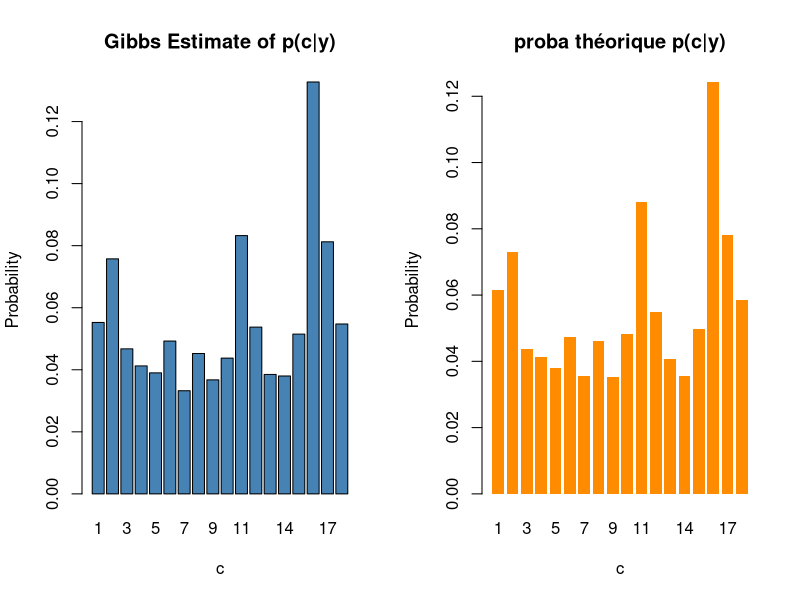
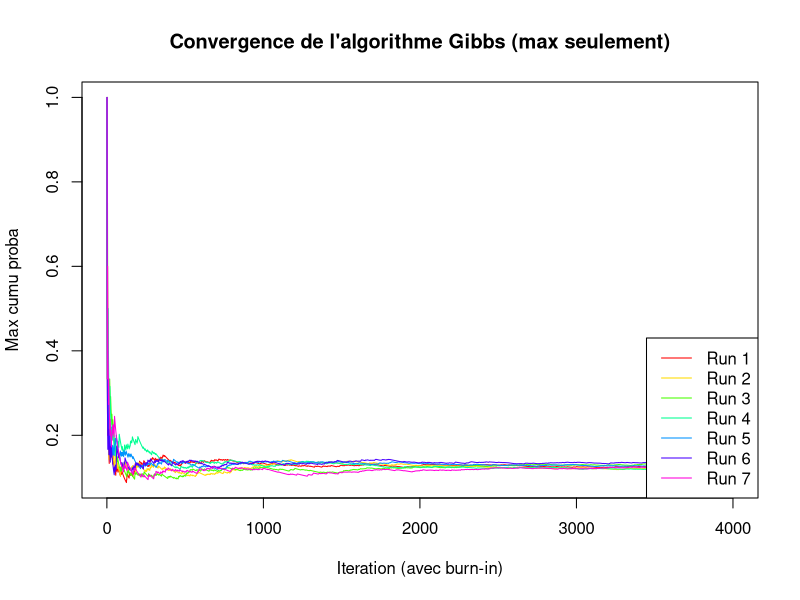
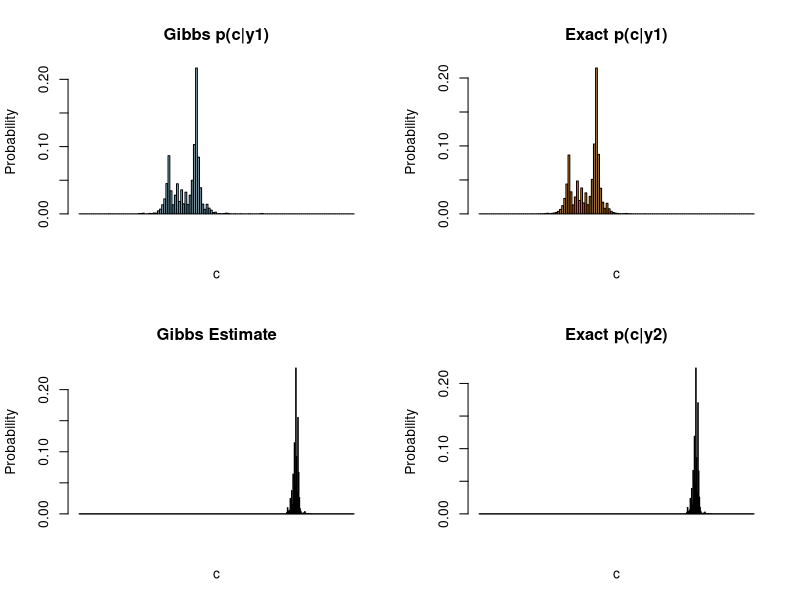

Reproduce these figures in R, in order.
## ---- chunk 1
knitr::opts_chunk$set(echo = TRUE)
## ---- chunk 2
# --------------------------------------------------------
# Algorithme de Gibbs.
# --------------------------------------------------------
GibbsAlgo <- function(y, n_iter, c_current){
  # initialisation
  n <- length(y)
  c_samples <- numeric(n_iter)
  
  # Gibbs algo
  for (i in 1:n_iter) {
    # Sample theta|c, y
    s_1 <- sum(y[1:(c_current - 1)])
    s_2 <- sum(y[c_current:n])
    n_1 <- c_current - 1
    n_2 <- n - c_current + 1
    
    theta_1 <- rbeta(1, s_1 + 1, n_1 - s_1 + 1)
    theta_2 <- rbeta(1, s_2 + 1, n_2 - s_2 + 1)
    
    # log-proba for all c
    log_probs <- numeric(n)
    for (c in 1:n) {
      s_1 <- if (c == 1) 0 else sum(y[1:(c - 1)])
      s_2 <- sum(y[c:n])
      n_1 <- c - 1
      n_2 <- n - c + 1
      log_probs[c] <- s_1 * log(theta_1) + (n_1 - s_1) * log(1 - theta_1) +
        s_2 * log(theta_2) + (n_2 - s_2) * log(1 - theta_2)
    }
    
    # Normalization
    probs <- exp(log_probs - max(log_probs))
    probs <- probs / sum(probs)
    
    # new c
    c_current <- sample(1:n, 1, prob = probs)
    c_samples[i] <- c_current
  }
  return(c_samples)
}

# Valeurs pour tester

y <- c(0, 1, 1, 0, 0, 1, 0, 1, 0, 0, 1, 1, 1, 0, 0, 1, 1, 1)
n <- length(y)
n_iter <- 5000
burn_in <- 1000



# Choisir un c_init aléatoire
c_init <- sample(2:n, 1)

c_samples <- GibbsAlgo(y, n_iter, c_init)

# Burn-in
c_samples <- c_samples[(burn_in + 1):n_iter]



counts <- table(c_samples)
p_gibbs <- numeric(n)
p_gibbs[as.numeric(names(counts))] <- counts / sum(counts)

# --------------------------------------------------------
# Valeure "exacte" théorique.
# --------------------------------------------------------

c_true <- numeric(n)
for (c in 1:n) {
  s_1 <- if (c == 1) 0 else sum(y[1:(c - 1)])
  s_2 <- sum(y[c:n])
  n_1 <- c - 1
  n_2 <- n - c + 1
  c_true[c] <- beta(s_1 + 1, n_1 - s_1 + 1) * beta(s_2 + 1, n_2 - s_2 + 1)
}
c_true <- c_true / sum(c_true)

# --------------------------------------------------------
# Visualization & comparaison
# --------------------------------------------------------

c_values <- 1:n
par(mfrow = c(1, 2))

# Plot 1: valeures estimées par Gibbs
barplot(
  p_gibbs,
  names.arg = c_values,
  col = "steelblue",
  main = "Gibbs Estimate of p(c|y)",
  xlab = "c", ylab = "Probability"
)

# Plot 2: valeures théoriques
barplot(
  c_true,
  names.arg = c_values,
  col = "darkorange",
  main = "proba théorique p(c|y)",
  xlab = "c",
  ylab = "Probability",
  border = NA
)

par(mfrow = c(1, 1))
## ---- chunk 3
n_runs <- 7 # nombres de valeurs de c aléatoires
colors <- rainbow(n_runs)

#

max_prob <- list()
max_c    <- list()

for (run in 1:n_runs){
  c_init <- sample(1:n, 1)
  c_samples <- GibbsAlgo(y, n_iter, c_init)
  c_samples <- c_samples[(burn_in+1):n_iter]
  
  counts <- numeric(n)
  max_probs <- numeric(length(c_samples))
  
  for(i in 1:length(c_samples)){
    counts[c_samples[i]] <- counts[c_samples[i]] + 1
    max_probs[i] <- max(counts / i)
  }
  max_prob[[run]] <- max_probs
}

## Plot des max_probas pour chaque valeur c_init

plot(max_prob[[1]], type='l', lty=1, col=colors[1],
     xlab='Iteration (avec burn-in)', ylab='Max cumu proba',
     main="Convergence de l'algorithme Gibbs (max seulement)")

for(run in 2:n_runs){
  lines(max_prob[[run]], col=colors[run], lty=1)
}

legend("bottomright", legend=paste("Run", 1:n_runs), col=colors, lty=1)

## ---- chunk 4
# --------------------------------------------------------
# Chargement des données
# --------------------------------------------------------
y1 <- scan("TP2_sequence_1.txt")
y2 <- scan("TP2_sequence_2.txt")

n_iter <- 5000
burn_in <- 1000

compute_probs <- function(y, n_iter, burn_in) {
  n <- length(y)
  c_init <- sample(2:n, 1)
  c_samples <- GibbsAlgo(y, n_iter, c_init)
  c_samples <- c_samples[(burn_in + 1):n_iter]

  counts <- table(c_samples)
  p_gibbs <- numeric(n)
  p_gibbs[as.numeric(names(counts))] <- counts / sum(counts)

  c_true <- numeric(n)
  for (c in 1:n) {
    s_1 <- if (c == 1) 0 else sum(y[1:(c - 1)])
    s_2 <- sum(y[c:n])
    n_1 <- c - 1
    n_2 <- n - c + 1
    c_true[c] <- beta(s_1 + 1, n_1 - s_1 + 1) * beta(s_2 + 1, n_2 - s_2 + 1)
  }
  c_true <- c_true / sum(c_true)

  list(p_gibbs = p_gibbs, c_true = c_true)
}

res1 <- compute_probs(y1, n_iter, burn_in)
res2 <- compute_probs(y2, n_iter, burn_in)

par(mfrow = c(2, 2))

barplot(
  res1$p_gibbs,
  col = "skyblue",
  main = "Gibbs p(c|y1)",
  xlab = "c",
  ylab = "Probability"
)

barplot(
  res1$c_true,
  col = "darkorange",
  main = "Exact p(c|y1)",
  xlab = "c",
  ylab = "Probability"
)

# Ligne 2 : y2
barplot(
  res2$p_gibbs,
  col = "skyblue",
  main = "Gibbs Estimate",
  xlab = "c",
  ylab = "Probability"
)

barplot(
  res2$c_true,
  col = "darkorange",
  main = "Exact p(c|y2)",
  xlab = "c",
  ylab = "Probability"
)

par(mfrow = c(1, 1))  # reset layout

## ---- chunk 5
# --------------------------------------------------------
# TP2 – Détection de points de changement (MPA)
# --------------------------------------------------------

# --- Fonctions utilitaires ---
get_change_point_summary <- function(y, n_iter = 5000, burn_in = 1000) {
  n <- length(y)
  
  # effectuer un sampling Gibbs

  c_init <- sample(1:n, 1)
  c_samples <- GibbsAlgo(y, n_iter, c_init)
  c_samples <- c_samples[(burn_in + 1):n_iter]
  
  # 
  c_est <- as.integer(names(sort(table(c_samples), decreasing = TRUE))[1])
  ci <- quantile(c_samples, probs = c(0.125, 0.875))  # interval de confience de 75%
  
  # frequences avant et après le point de changement
  f_before <- mean(y[1:(c_est - 1)])
  f_after  <- mean(y[c_est:n])
  
  data.frame(
    "No" = 1,
    "Point estimé" = c_est,
    "Borne inf. 75%" = round(ci[1]),
    "Borne sup. 75%" = round(ci[2]),
    "Fréq. avant" = round(f_before, 3),
    "Fréq. après" = round(f_after, 3)
  )
}

# --------------------------------------------------------
# Chargement des suites 
# --------------------------------------------------------
y1 <- scan("TP2_sequence_1.txt")
y2 <- scan("TP2_sequence_2.txt")

res1 <- get_change_point_summary(y1)
res2 <- get_change_point_summary(y2)

# --------------------------------------------------------
# Résultats finaux
# --------------------------------------------------------

cat("\n--- Résultats pour TP2_sequence_1 ---\n")
print(res1)

cat("\n--- Résultats pour TP2_sequence_2 ---\n")
print(res2)
